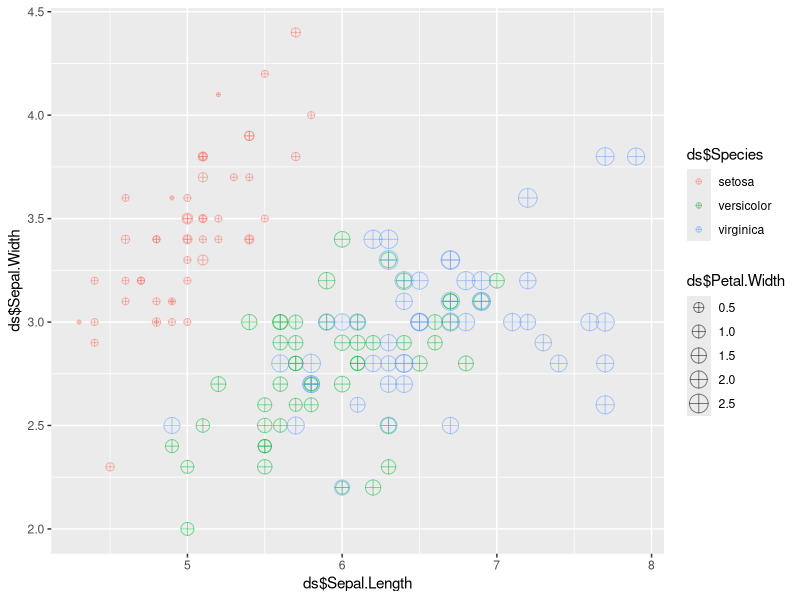
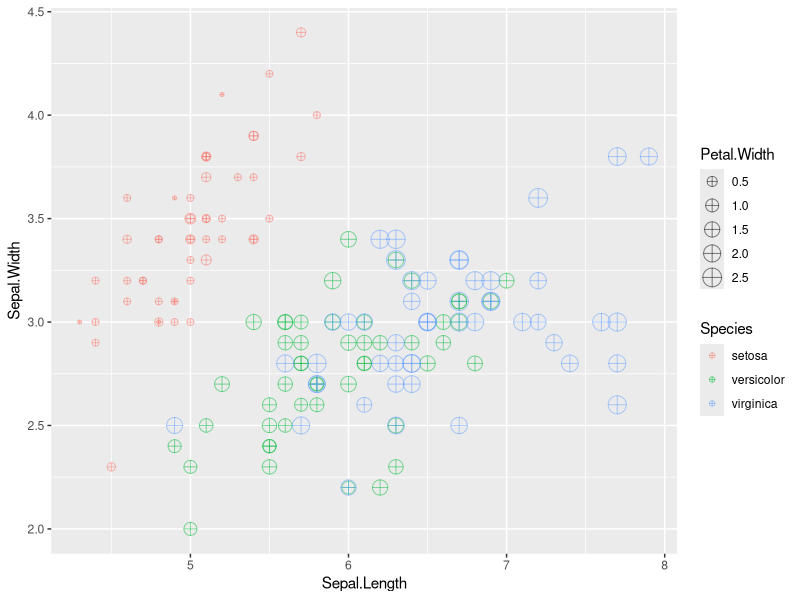
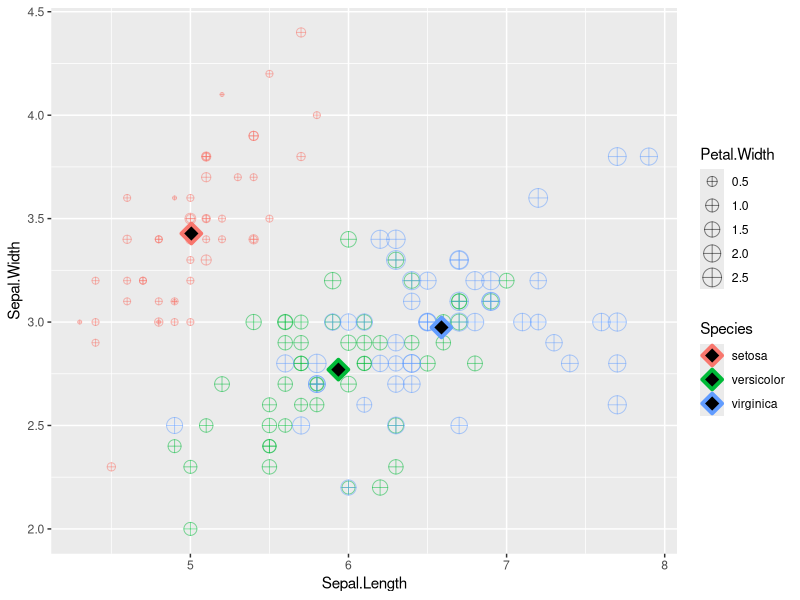

Write the R code that produced these figures, in order.
"Postwork Sesión 2.
Objetivo
•	Conocer algunas de las bases de datos disponibles en R
•	Observar algunas características y manipular los DataFrames con dplyr
•	Realizar visualizaciones con ggplot
Requisitos
1.	Tener instalado R y RStudio
2.	Haber realizado el prework y estudiado los ejemplos de la sesión.
Desarrollo
1.	Inspecciona el DataSet iris_meaniris` disponible directamente en R. Identifica 
las variables que contiene y su tipo, asegúrate de que no hayan datos faltantes 
y que los datos se encuentran listos para usarse.
se pasa data set a una variable para su análisis"
ds <- iris
"data set con los datos"
ds
"descripción de la estructura"
str(ds)
"primeros 6  filas"
head(ds)
"clase del objeto <- data frame"
class(ds)
"ver que dimensión tiene <- 150 5"
dim(ds)
"ver los datos"
View(ds)
"validar que no haya NA, todos son TRU <- no hay NA"
complete.cases(ds)

"2.	Crea una gráfica de puntos que contenga Sepal.Lenght en el eje horizontal, 
Sepal.Width en el eje vertical, que identifique Species por color 
y que el tamaño de la figura está representado por Petal.Width. 
Asegúrate de que la geometría contenga shape = 10 y alpha = 0.5.
se carga librería de gráficas"
library(ggplot2)
"se ejecuta la función"
ggplot(ds, aes(x = ds$Sepal.Length, y = ds$Sepal.Width, 
              color = ds$Species, size = ds$Petal.Width )) +
  geom_point(shape = 10, alpha = 0.5)

"3.	Crea una tabla llamada iris_mean que contenga el promedio de todas las variables 
agrupadas por Species.
cargamos la libreria"
library(dplyr)
"traemos los datos"
ds

iris_mean <- ds %>%
  group_by(Species) %>%
  summarize(Sepal.Length = mean(Sepal.Length),
            Sepal.Width = mean(Sepal.Width),
            Petal.Length = mean(Petal.Length),
            Petal.Width = mean(Petal.Width))



head(iris_mean)


"4.	Con esta tabla, agrega a tu gráfica anterior otra geometría de puntos 
para agregar los promedios en la visualización. 
Asegúrate que el primer argumento de la geometría sea el nombre de tu tabla y "
# que los parámetros sean shape = 23, size = 4, fill = "black" y stroke = 2. 
" También agrega etiquetas, temas y los cambios necesarios para mejorar tu visualización.

se carga librería de gráficas"
library(ggplot2)
"se ejecuta la función"

graph <- ggplot(ds, aes(x = Sepal.Length, y = Sepal.Width, 
              color = Species, size = Petal.Width )) +
              geom_point(shape = 10, alpha = 0.5)

graph

  
graph <- graph +  
      geom_point(data = iris_mean, shape = 23, size = 4, fill = "black", stroke = 2)
graph  



